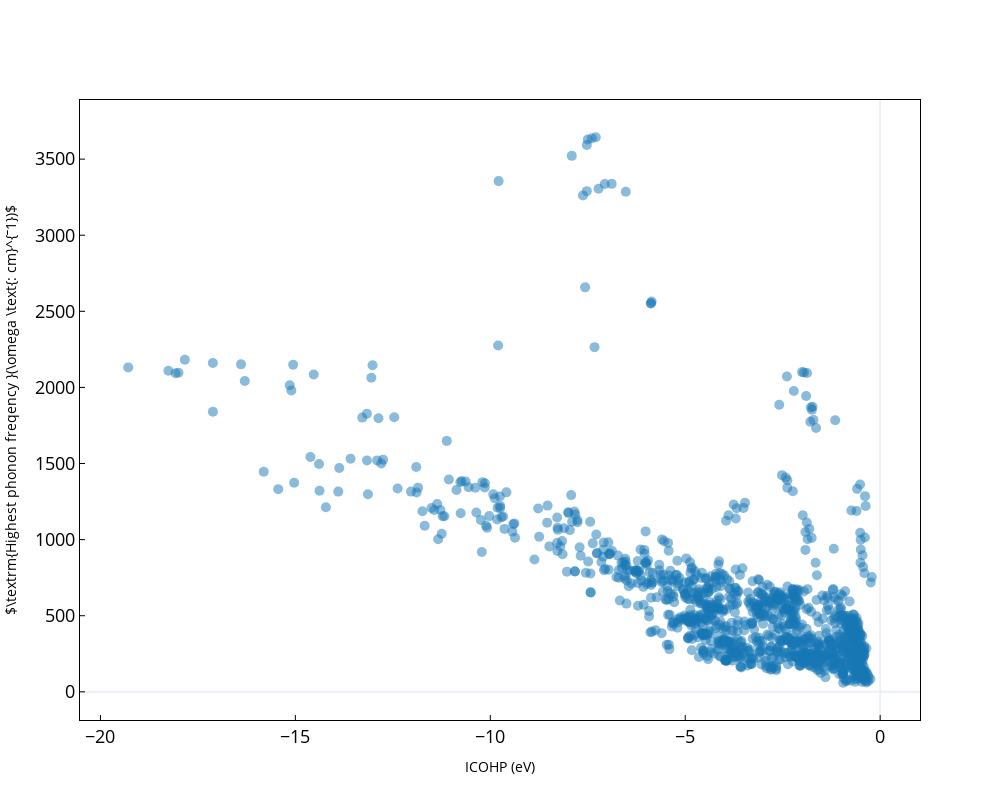

Notebook source saved alongside this figure:
### Code cell
scatter = go.Scatter(
    x=filtered_df["ICOHP_max"],
    y=filtered_df["last_phdos_peak"],
    mode='markers',
    marker=dict(
        size=10,color='#1878b6',
    ),
    hovertext = 'mp-id: '+ filtered_df.index + '<br>Composition: ' + filtered_df['Formula']
)

fig = go.Figure(scatter)
#fig.update_layout(xaxis_type='log')
fig.update_traces(marker_opacity=0.5)
fig.update_layout(yaxis = dict(tickfont = dict(size=18)))
fig.update_layout(xaxis = dict(tickfont = dict(size=18)))
fig.update_yaxes(title_font=dict(size=22), color='black')
fig.update_xaxes(title_font=dict(size=22), color='black')
fig.update_layout(width=1000, height =800)
fig.update_xaxes(showline=True, linewidth=1, linecolor='black', mirror=True, showgrid=False)
fig.update_yaxes(showline=True, linewidth=1, linecolor='black', mirror=True, showgrid=False)
fig.update_xaxes(ticks="inside", tickwidth=1, tickcolor='black', ticklen=5)
fig.update_yaxes(ticks="inside", tickwidth=1, tickcolor='black', ticklen=5)

fig.update_layout(xaxis_title="ICOHP (eV)", 
                  yaxis_title = '$\\textrm{Highest phonon freqency }(\\omega \\text{: cm}^{⁻1})$')
fig.update_layout(yaxis = dict(tickfont = dict(size=18)))
fig.update_layout(xaxis = dict(tickfont = dict(size=18)))
fig.show()

figure="ICOHP_vs_last_phdos_peak.html"
#fig.write_html("LOBSTER_plots/{}".format(figure),include_mathjax = 'cdn')
fig.write_html("{}".format(figure),include_mathjax = 'cdn')
#figure="ICOHP_vs_last_phdos_peak.pdf"
#fig.write_image("LOBSTER_plots/{}".format(figure),width=1000, height=800)

### Figure 1 — Plotly figure (JSON) as saved in the notebook; plotly's stock layout.template omitted (floating-point values rounded to 4 significant figures; data arrays with more than 128 entries replaced by an {"elided": "..."} marker saying what was removed)
{"data": [{"hovertext": {"elided": "1265 str values"}, "marker": {"color": "#1878b6", "opacity": 0.5, "size": 10}, "mode": "markers", "type": "scatter", "x": {"elided": "1265 float values"}, "y": {"elided": "1265 float values"}}], "layout": {"height": 800, "width": 1000, "xaxis": {"color": "black", "linecolor": "black", "linewidth": 1, "mirror": true, "showgrid": false, "showline": true, "tickcolor": "black", "tickfont": {"size": 18}, "ticklen": 5, "ticks": "inside", "tickwidth": 1, "title": {"text": "ICOHP (eV)"}}, "yaxis": {"color": "black", "linecolor": "black", "linewidth": 1, "mirror": true, "showgrid": false, "showline": true, "tickcolor": "black", "tickfont": {"size": 18}, "ticklen": 5, "ticks": "inside", "tickwidth": 1, "title": {"text": "$\\textrm{Highest phonon freqency }(\\omega \\text{: cm}^{⁻1})$"}}}}
